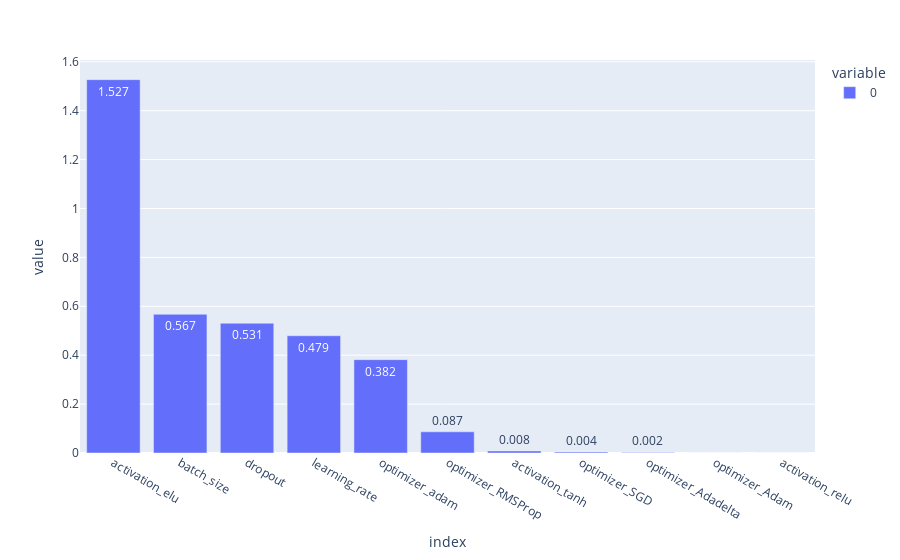

The notebook cell saved with this chart:
### Code cell
import plotly.express as px 

fig = px.bar(per_importance, text=np.around(per_importance.values, 3))
fig.show()

### Figure 1 — Plotly figure (JSON) as saved in the notebook; plotly's stock layout.template omitted (floating-point values rounded to 4 significant figures)
{"data": [{"alignmentgroup": "True", "hovertemplate": "variable=0<br>index=%{x}<br>value=%{y}<br>text=%{text}<extra></extra>", "legendgroup": "0", "marker": {"color": "#636efa", "pattern": {"shape": ""}}, "name": "0", "offsetgroup": "0", "orientation": "v", "showlegend": true, "text": [1.527, 0.567, 0.531, 0.479, 0.382, 0.087, 0.008, 0.004, 0.002, 0, 0], "textposition": "auto", "type": "bar", "x": ["activation_elu", "batch_size", "dropout", "learning_rate", "optimizer_adam", "optimizer_RMSProp", "activation_tanh", "optimizer_SGD", "optimizer_Adadelta", "optimizer_Adam", "activation_relu"], "xaxis": "x", "y": [1.527, 0.5674, 0.5307, 0.4795, 0.3819, 0.08674, 0.008418, 0.004106, 0.002259, 1.187e-06, 1.135e-06], "yaxis": "y"}], "layout": {"barmode": "relative", "legend": {"title": {"text": "variable"}, "tracegroupgap": 0}, "margin": {"t": 60}, "xaxis": {"anchor": "y", "domain": [0, 1], "title": {"text": "index"}}, "yaxis": {"anchor": "x", "domain": [0, 1], "title": {"text": "value"}}}}
